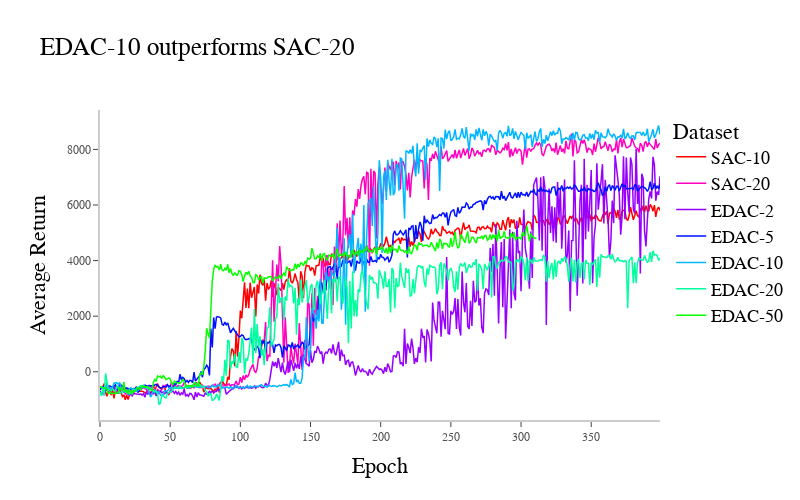

The cell this chart's notebook holds for it:
### Markdown cell above
Interpretation: Our implementation performs best on the full-replay dataset. From mistakes made during training the model can learn. The full replay has the best mix between these errors and good actions. This way there are less OOD actions.
Problem: The model should be able to learn from biased data, especially from expert data. It is possible though, that training with the expert dataset just needs much more time to kickstart.

### Code cell
#| label: num_critics
#| fig-cap: "Number of Critics"
#| echo: false

import pandas as pd
import random
random.seed = 17
import plotly.express as px
import plotly.io as pio
pio.renderers.default = "plotly_mimetype+notebook_connected"

df3 = pd.read_csv('data/num_critics.csv', delimiter=";")
df3 = df3[0:400]

df3.columns = ['epoch', 'EDAC-10', 'EDAC-50', 'EDAC-20', 'EDAC-2', 'EDAC-5', 'SAC-20', 'SAC-10']

x=df3['epoch']
y=df3[['SAC-10','SAC-20','EDAC-2', 'EDAC-5', 'EDAC-10', 'EDAC-20', 'EDAC-50']]
labels = y.columns
# colors = px.colors.sequential.Spectral
#Plotly3, Plasma, thermal, Turbo
# colors = random.sample(px.colors.diverging.PiYG, k=6)
#Spectral, Picnic, RdYlGn, PiYG
colors = px.colors.cyclical.HSV[::-1]

fig = go.Figure()

for i in range(0, 7):
    fig.add_trace(go.Scatter(x=x, y=y.iloc[:,i], mode='lines',
        name=labels[i],
        line=dict(color=colors[i], width=1.5)
    ))


fig.update_layout(
    title='EDAC-10 outperforms SAC-20',
    xaxis=dict(
        title="Epoch",
        showline=True,
        showgrid=True,
        showticklabels=True,
        linecolor='rgb(204, 204, 204)',
        linewidth=2,
        ticks='outside',
        tickfont=dict(
            family='Arial',
            size=12,
            color='rgb(82, 82, 82)',
        ),
    ),
        yaxis=dict(
        title="Average Return",
        showgrid=True,
        zeroline=True,
        showline=True,
        showticklabels=True,
        linecolor='rgb(204, 204, 204)',
        linewidth=2,
        ticks='outside',
        tickfont=dict(
            family='Arial',
            size=12,
            color='rgb(82, 82, 82)',
        )
    ),
    autosize=False,
    width=800,
    height=500,
    margin=dict(
        autoexpand=True,
        l=100,
        r=20,
        t=110,
    ),
    showlegend=True,
    legend_title="Dataset",
    plot_bgcolor='white',
    font=dict(
        family="Courier New, monospace",
        size=18,
        color="black"
    )
)

fig.show()

### Figure 1 — Plotly figure (JSON) as saved in the notebook; plotly's stock layout.template omitted (floating-point values rounded to 4 significant figures; data arrays with more than 128 entries replaced by an {"elided": "..."} marker saying what was removed)
{"data": [{"line": {"color": "#ff0000", "width": 1.5}, "mode": "lines", "name": "SAC-10", "type": "scatter", "x": {"elided": "400 int values"}, "y": {"elided": "400 float values"}}, {"line": {"color": "#ff00bf", "width": 1.5}, "mode": "lines", "name": "SAC-20", "type": "scatter", "x": {"elided": "400 int values"}, "y": {"elided": "400 float values"}}, {"line": {"color": "#9700ff", "width": 1.5}, "mode": "lines", "name": "EDAC-2", "type": "scatter", "x": {"elided": "400 int values"}, "y": {"elided": "400 float values"}}, {"line": {"color": "#0010ff", "width": 1.5}, "mode": "lines", "name": "EDAC-5", "type": "scatter", "x": {"elided": "400 int values"}, "y": {"elided": "400 float values"}}, {"line": {"color": "#00b7ff", "width": 1.5}, "mode": "lines", "name": "EDAC-10", "type": "scatter", "x": {"elided": "400 int values"}, "y": {"elided": "400 float values"}}, {"line": {"color": "#00ff9f", "width": 1.5}, "mode": "lines", "name": "EDAC-20", "type": "scatter", "x": {"elided": "400 int values"}, "y": {"elided": "400 float values"}}, {"line": {"color": "#08ff00", "width": 1.5}, "mode": "lines", "name": "EDAC-50", "type": "scatter", "x": {"elided": "400 int values"}, "y": {"elided": "400 float values"}}], "layout": {"autosize": false, "font": {"color": "black", "family": "Courier New, monospace", "size": 18}, "height": 500, "legend": {"title": {"text": "Dataset"}}, "margin": {"autoexpand": true, "l": 100, "r": 20, "t": 110}, "plot_bgcolor": "white", "showlegend": true, "title": {"text": "EDAC-10 outperforms SAC-20"}, "width": 800, "xaxis": {"autorange": true, "linecolor": "rgb(204, 204, 204)", "linewidth": 2, "range": [0, 399], "showgrid": true, "showline": true, "showticklabels": true, "tickfont": {"color": "rgb(82, 82, 82)", "family": "Arial", "size": 12}, "ticks": "outside", "title": {"text": "Epoch"}, "type": "linear"}, "yaxis": {"autorange": true, "linecolor": "rgb(204, 204, 204)", "linewidth": 2, "range": [-1736.0, 9418.0], "showgrid": true, "showline": true, "showticklabels": true, "tickfont": {"color": "rgb(82, 82, 82)", "family": "Arial", "size": 12}, "ticks": "outside", "title": {"text": "Average Return"}, "type": "linear", "zeroline": true}}}
